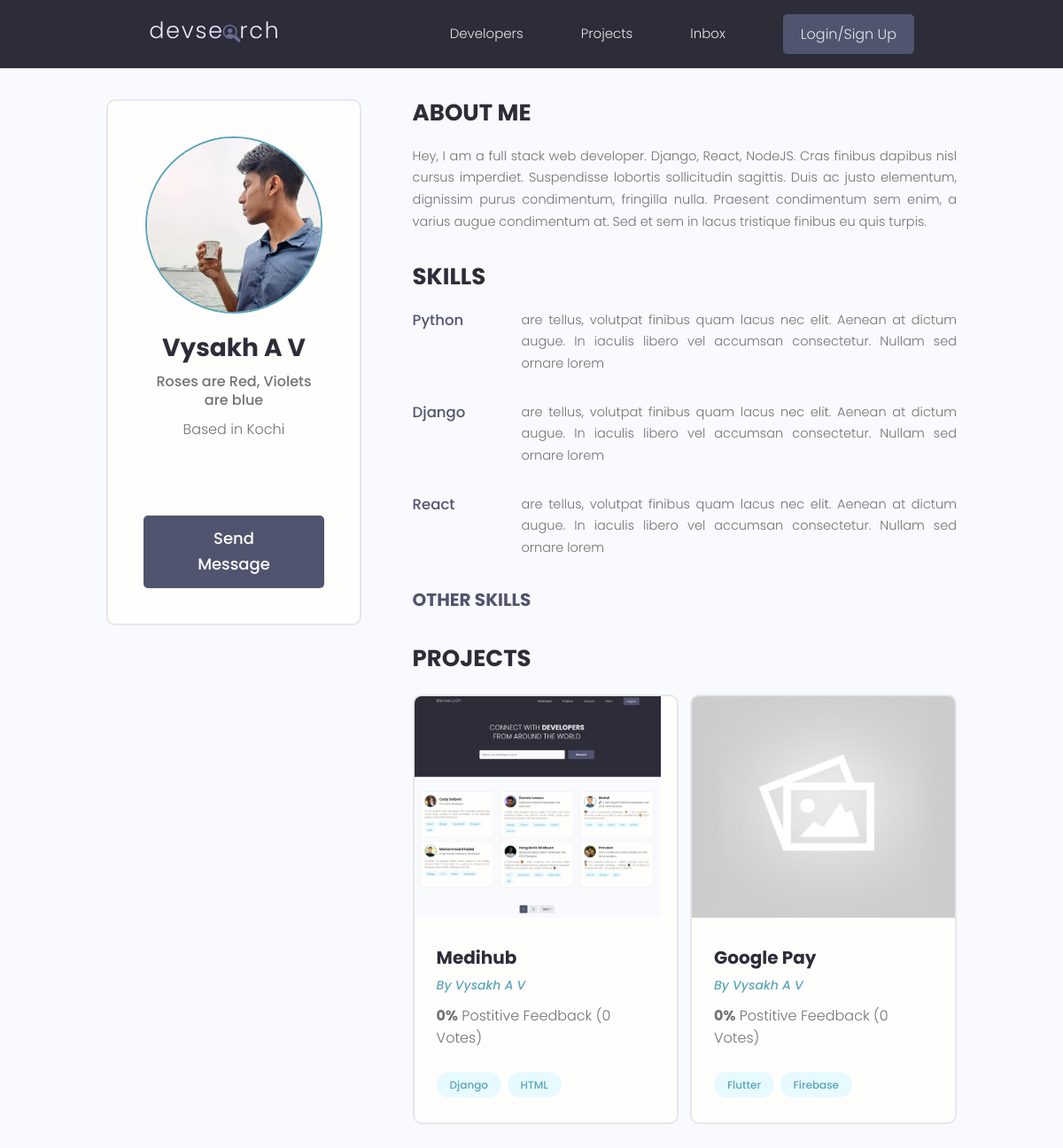
The page /users/1/ on the database its author committed.
### users/models.py (models this page shows, shortened)
class Profile(models.Model):
    user = models.OneToOneField(User, on_delete=models.CASCADE, null=True, blank=True)
    name = models.CharField(max_length=100, blank=True, null = True)
    username = models.CharField(max_length=100, blank=True, null = True)
    location = models.CharField(max_length=100, blank=True, null = True)
    email = models.EmailField(max_length=100, blank=True, null = True)
    caption = models.CharField(max_length=200, null=True, blank=True)
    bio = models.TextField(max_length=500, null=True, blank=True)
    profile_image = models.ImageField(null=True, blank=True, upload_to='profiles/', default='profiles/user-default.png')
    social_github = models.CharField(max_length=100, blank=True, null = True)
    social_twitter = models.CharField(max_length=100, blank=True, null = True)
    created = models.DateTimeField(auto_now_add=True)

class Skill(models.Model):
    owner = models.ForeignKey(Profile, on_delete=models.CASCADE, null=True, blank=True)
    name = models.CharField(max_length=50, blank=True, null = True)
    description = models.CharField(max_length=200, blank=True, null = True)
    created = models.DateTimeField(auto_now_add=True)

### projects/models.py (models this page shows, shortened)
class Project(models.Model):
    title = models.CharField(max_length=200)
    owner = models.ForeignKey(Profile, null=True, blank=True, on_delete=models.SET_NULL)
    description = models.TextField(max_length=1000, null=True, blank=True)
    tags = models.ManyToManyField('Tag', blank=True)
    vote_total = models.IntegerField(default=0, null=True, blank=True)
    vote_ratio = models.IntegerField(default=0, null=True, blank=True)
    created = models.DateTimeField(auto_now_add=True)
    demo_link = models.CharField(max_length=2000, null=True, blank=True)
    source_link = models.CharField(max_length=2000, null=True, blank=True)
    featured_image = models.ImageField(null=True, blank=True, default='default.jpg')

class Tag(models.Model):
    name = models.CharField(max_length=100)
    created = models.DateTimeField(auto_now_add=True)
    def __str__(self):
        return self.name

### users/views.py (the view)
# urls.py: path('<int:id>/', views.userProfile, name='user-profile'),
def userProfile(request, id):
    profile = get_object_or_404(Profile, pk=id)
    topSkills = profile.skill_set.exclude(description__exact="")
    otherSkills = profile.skill_set.filter(description="")
    return render(request, 'users/user-profile.html', {'profile': profile, 'topSkills': topSkills, 'otherSkills': otherSkills,})

### users/templates/users/user-profile.html (shortened to what this page needs)
{% extends 'projects/base.html' %}
{% block content %}
<main class="profile my-md">
    <div class="container">
      <div class="layout">
        <div class="column column--1of3">
          <div class="card text-center">
            <div class="card__body dev">
              <img class="avatar avatar--xl" src="{{profile.profile_image.url}}" />
              <h2 class="dev__name">{{profile.name}}</h2>
              <p class="dev__title">{{profile.caption}}</p>
              <p class="dev__location">Based in {{profile.location}}</p>
              <ul class="dev__social">
              </ul>
              <a href="#" class="btn btn--sub btn--lg">Send Message </a>
            </div>
          </div>
        </div>
        <div class="column column--2of3">
          <div class="devInfo">
            <h3 class="devInfo__title">About Me</h3>
            <p class="devInfo__about">
              {{profile.bio}}
            </p>
          </div>
          <div class="devInfo">
            <h3 class="devInfo__title">Skills</h3>
            <div class="devInfo__skills">
                {% for skill in topSkills %}
              <div class="devSkill">
                <h4 class="devSkill__title">{{skill.name}}</h4>
                <p class="devSkill__info">
                  {{skill.description}}
                </p>
              </div>
              {% endfor %}
              <h3 class="devInfo__subtitle">Other Skills</h3>
            </div>
          </div>
          <div class="devInfo">
            <h3 class="devInfo__title">Projects</h3>
            <div class="grid grid--two">
                {% for project in profile.project_set.all %}
              <div class="column">
                <div class="card project">
                  <a href="{% url 'project-detail' project.id %}" class="project">
                    <img class="project__thumbnail" src="{{project.featured_image.url}}" alt="project thumbnail" />
                    <div class="card__body">
                      <h3 class="project__title">{{project.title}}</h3>
                      <p><a class="project__author" href="">By {{profile.name}}</a></p>
                      <p class="project--rating">
                        <span style="font-weight: bold;">{{project.vote_ratio}}%</span> Postitive
                        Feedback ({{project.vote_total}} Votes)
                      </p>
                      <div class="project__tags">
                          {% for tag in project.tags.all %}
                        <span class="tag tag--pill tag--main">
                          <small>{{tag}}</small>
                        </span>
                        {% endfor %}
                      </div>
                    </div>
                  </a>
                </div>
              </div>
              {% endfor %}
            </div>
          </div>
        </div>
      </div>
    </div>
  </main>
{% endblock %}

### static/styles/app.css (style rules this page uses)
:root { --color-sub: #2d2d39; }
.btn--sub { background-color: var(--color-sub-light); }
.card { border: 2px solid var(--color-light); }
img { width: 100%; }
.profile .card > .dev { padding: 4rem; }
.dev__name { color: var(--color-sub); font-size: 2.8rem; font-weight: 700; margin-top: 1rem; margin-bottom: 0.5rem; }
.dev__title { font-size: 1.6rem; font-weight: 500; line-height: 1.3; }
.dev__location { margin-top: 1rem; }
.dev__social { margin: 3rem 0; list-style: none; display: flex; justify-content: center; gap: 1.5rem; }
.devInfo { margin-bottom: 3rem; }
.devInfo__title, .devInfo__subtitle { font-size: 2.6rem; color: var(--color-sub); text-transform: uppercase; font-weight: 700; margin-bottom: 1.5rem; }
.devInfo__subtitle { font-size: 2rem; color: var(--color-sub-light); }
.devInfo__about, .devSkill__info { font-size: 1.45rem; line-height: 1.7; text-align: justify; }
.devSkill { margin-bottom: 3rem; }
.devSkill__title { font-size: 1.65rem; font-weight: 500; color: var(--color-sub-light); }
@media screen and (min-width: 700px) { .devSkill { display: flex; justify-content: space-between; gap: 3rem; } }
@media screen and (min-width: 700px) { .devSkill__info { flex-basis: 80%; } }
.project__author { font-size: 1.4rem; font-style: italic; }
.project--rating { margin-bottom: 1.6em; margin-top: .5em; }
.project__thumbnail { height: 25rem; object-fit: cover; object-position: top center; }
.project__title { font-size: 2rem; font-weight: 700; color: var(--color-sub); }

### static/uikit/styles/modules/_variables.css (style rules this page uses)
:root { --color-main: #5aa5b9; --color-main-light: #e6faff; --color-sub: #3f4156; --color-sub-light: #51546e; --color-sub-lighter: #ededfd; --color-text: #737373; --color-gray: #8b8b8b; --color-light: #e5e7eb; --color-light-gray: #767676; --color-bg: #f8fafd; --color-white: #fffefd; --color-white-light: #f3f3f3; --color-success: #359e64; --color-success-bg: #def8e8; --color-error: #fc4b0b; --color-error-bg: #fff2ee; --font-base: 'Poppins', arial, helvetica, 'Segoe UI', roboto, ubuntu, sans-serif; --font-monospace: 'Fira Code', 'Courier New', courier, monospace; --font-regular: 300; --font-medium: 500; --font-bold: 700; --generic-shadow: 1px 1px 5px #00000010; --generic-transition: all 0.3s ease-in-out; }

### static/uikit/styles/modules/_base.css (style rules this page uses)
* { margin: 0; padding: 0; box-sizing: border-box; text-rendering: optimizeLegibility; color: inherit; font-size: inherit; }
html { font-size: 50%; }
@media only screen and (min-width: 480px) { html { font-size: 56.25%; } }
@media only screen and (min-width: 1200px) { html { font-size: 62.5%; } }
body { line-height: 1.6; font-weight: 400; font-size: 1.5rem; color: var(--color-text); background-color: var(--color-bg); min-height: 100vh; }

### static/uikit/styles/modules/_typography.css (style rules this page uses)
* { font-family: var(--font-base); }
h2 { font-size: 3.6rem; font-weight: var(--font-bold); }
h3 { font-size: 3.2rem; font-weight: var(--font-medium); }
h4 { font-size: 2.8rem; font-weight: var(--font-medium); }
p, span, strong { font-size: 1.6rem; color: var(--color-text); font-weight: var(--font-regular); }
a { padding-bottom: 2px; text-decoration: none; display: inline-block; color: var(--color-main); font-weight: var(--font-medium); }

### static/uikit/styles/modules/_utilities.css (style rules this page uses)
.container { width: 92%; max-width: 165rem; margin: 0 auto; box-sizing: border-box; }
@media screen and (min-width: 1000px) { .container { width: 90%; } }
@media screen and (min-width: 1200px) { .container { width: 80%; } }
.text-center { text-align: center; }
.my-md { margin: 3rem auto; }

### static/uikit/styles/modules/_avatar.css (style rules this page uses)
.avatar { border-radius: 50%; border: 2px solid var(--color-main); object-fit: cover; }
.avatar--xl { height: 20rem; width: 20rem; }

### static/uikit/styles/modules/_button.css (style rules this page uses)
.btn { display: inline-block; position: relative; cursor: pointer; background-color: var(--color-light); font-weight: var(--font-medium); color: var(--color-sub); text-decoration: none; padding: 1rem 2rem; border-radius: 0.5rem; border: none; width: -webkit-fit-content; width: -moz-fit-content; width: fit-content; height: -webkit-fit-content; height: -moz-fit-content; height: fit-content; font-size: 1.6rem; outline-width: 0; outline-color: transparent; -webkit-backface-visibility: hidden; backface-visibility: hidden; transition: all 0.3s ease-in-out; }
.btn--sub { background-color: var(--color-sub); color: var(--color-white); }
.btn--lg { font-size: 1.8rem; padding: 1.2rem 4.5rem; }

### static/uikit/styles/modules/_card.css (style rules this page uses)
.card { border-radius: 1rem; background-color: var(--color-white); border: 1.5px solid var(--color-light); width: auto; height: auto; margin-top: 0.5rem; margin-bottom: 0.5rem; overflow: hidden; }
.card__body, .card__header { padding: 2rem 2.5rem; }

### rows shown on the page
Profile: profile_image (picture), name "Vysakh A V", caption "Roses are Red, Violets are blue", location "Kochi", bio "Hey, I am a full stack web developer. Django, React, NodeJS. Cras finibus dapibus nisl cursus imperdiet. Suspendisse lobortis sollicitudin sagittis. Duis ac justo elementum, dignissim purus condimentum, fringilla nulla. Praesent condimentum sem enim, a varius augue condimentum at. Sed et sem in lacus tristique finibus eu quis turpis."
Skill: name "Python", description "are tellus, volutpat finibus quam lacus nec elit. Aenean at dictum augue. In iaculis libero vel accumsan consectetur. Nullam sed ornare lorem"
Skill: name "Django", description "are tellus, volutpat finibus quam lacus nec elit. Aenean at dictum augue. In iaculis libero vel accumsan consectetur. Nullam sed ornare lorem"
Skill: name "React", description "are tellus, volutpat finibus quam lacus nec elit. Aenean at dictum augue. In iaculis libero vel accumsan consectetur. Nullam sed ornare lorem"
Project: featured_image (picture), title "Medihub", vote_ratio "0", vote_total "0"
Tag: name "Django"
Tag: name "HTML"
Project: featured_image (placeholder picture), title "Google Pay", vote_ratio "0", vote_total "0"
Tag: name "Flutter"
Tag: name "Firebase"
